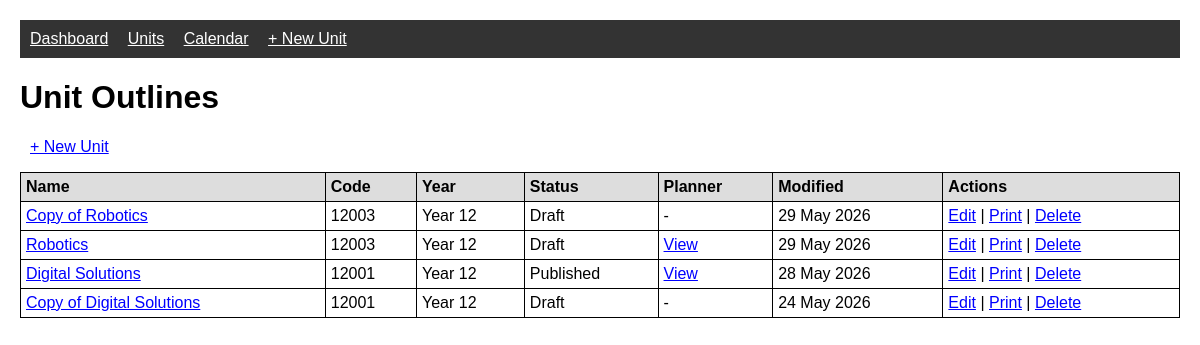
/units/, run on the app's committed database.
### hello/models.py (models this page shows, shortened)
class UnitOutline(models.Model):
    STATUS_CHOICES = [
        ('DRAFT', 'Draft'),
        ('PUBLISHED', 'Published'),
        ('ARCHIVED', 'Archived'),
    ]
    name = models.CharField(max_length=200)
    code = models.CharField(max_length=20)
    year_level = models.CharField(max_length=20, blank=True)
    semester = models.CharField(max_length=40, blank=True, default='Semester 1, 2026')
    status = models.CharField(max_length=20, choices=STATUS_CHOICES, default='DRAFT')
    planner_pdf = models.FileField(upload_to='planners/', null=True, blank=True)
    release_as_vet = models.BooleanField(default=False, verbose_name='Release as VET')
    created_date = models.DateTimeField(auto_now_add=True)
    modified_date = models.DateTimeField(auto_now=True)
    class Meta:
        ordering = ['-modified_date']

### hello/views.py (the view)
# urls.py: path('units/', views.unit_list, name='unit_list'),
def unit_list(request):
    return render(request, 'unit_list.html', {'units': UnitOutline.objects.all()})

### hello/templates/unit_list.html (shortened to what this page needs)
{% extends 'base.html' %}
{% block content %}
<h1>Unit Outlines</h1>
<p><a href="{% url 'teacher_portal:unit_new' %}" class="btn">+ New Unit</a></p>
<table>
    <tr>
        <th>Name</th>
        <th>Code</th>
        <th>Year</th>
        <th>Status</th>
        <th>Planner</th>
        <th>Modified</th>
        <th>Actions</th>
    </tr>
    {% for u in units %}
    <tr>
        <td><a href="{% url 'teacher_portal:unit_edit' u.pk %}">{{ u.name }}</a></td>
        <td>{{ u.code }}</td>
        <td>{{ u.year_level }}</td>
        <td>{{ u.get_status_display }}{% if u.release_as_vet %} <span style="background:#ffd; border:1px solid #aa0; padding:1px 4px;">VET</span>{% endif %}</td>
        <td>{% if u.planner_pdf %}<a href="{{ u.planner_pdf.url }}" target="_blank">View</a>{% else %}-{% endif %}</td>
        <td>{{ u.modified_date|date:"d M Y" }}</td>
        <td>
            <a href="{% url 'teacher_portal:unit_edit' u.pk %}">Edit</a> |
            <a href="{% url 'teacher_portal:unit_print' u.pk %}">Print</a> |
            <a href="{% url 'teacher_portal:unit_delete' u.pk %}">Delete</a>
        </td>
    </tr>
    {% empty %}
    <tr><td colspan="7">No units yet.</td></tr>
    {% endfor %}
</table>
{% endblock %}

### hello/templates/base.html (style rules this page uses)
body { font-family: sans-serif; margin: 20px; }
a { color: blue; }
table { border-collapse: collapse; width: 100%; }
th, td { border: 1px solid black; padding: 5px; text-align: left; }
th { background: #ddd; }
.btn { padding: 5px 10px; cursor: pointer; }

### data on the page
UnitOutline: name "Copy of Robotics", code "12003", year_level "Year 12", status "Draft", modified_date "29 May 2026"
UnitOutline: name "Robotics", code "12003", year_level "Year 12", status "Draft", modified_date "29 May 2026"
UnitOutline: name "Digital Solutions", code "12001", year_level "Year 12", status "Published", modified_date "28 May 2026"
UnitOutline: name "Copy of Digital Solutions", code "12001", year_level "Year 12", status "Draft", modified_date "24 May 2026"
